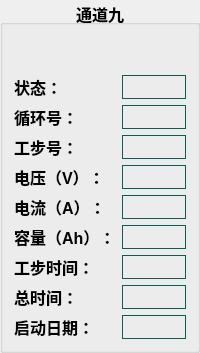
              <widget class="QGroupBox" name="groupBox_8">
               <property name="font">
                <font>
                 <pointsize>12</pointsize>
                 <bold>true</bold>
                </font>
               </property>
               <property name="title">
                <string>通道九</string>
               </property>
               <property name="alignment">
                <set>Qt::AlignCenter</set>
               </property>
               <property name="flat">
                <bool>false</bool>
               </property>
               <property name="checkable">
                <bool>false</bool>
               </property>
               <layout class="QGridLayout" name="gridLayout_17">
                <property name="topMargin">
                 <number>50</number>
                </property>
                <item row="4" column="0">
                 <widget class="QLabel" name="label_288">
                  <property name="styleSheet">
                   <string notr="true">border: none;</string>
                  </property>
                  <property name="text">
                   <string>电流（A）：</string>
                  </property>
                 </widget>
                </item>
                <item row="3" column="0">
                 <widget class="QLabel" name="label_289">
                  <property name="styleSheet">
                   <string notr="true">border: none;</string>
                  </property>
                  <property name="text">
                   <string>电压（V）：</string>
                  </property>
                 </widget>
                </item>
                <item row="0" column="1">
                 <widget class="QLabel" name="label_290">
                  <property name="styleSheet">
                   <string notr="true">border:1px solid #0A5E53;</string>
                  </property>
                  <property name="text">
                   <string/>
                  </property>
                 </widget>
                </item>
                <item row="7" column="1">
                 <widget class="QLabel" name="label_291">
                  <property name="styleSheet">
                   <string notr="true">border:1px solid #0A5E53;</string>
                  </property>
                  <property name="text">
                   <string/>
                  </property>
                 </widget>
                </item>
                <item row="5" column="0">
                 <widget class="QLabel" name="label_292">
                  <property name="styleSheet">
                   <string notr="true">border: none;</string>
                  </property>
                  <property name="text">
                   <string>容量（Ah）：</string>
                  </property>
                 </widget>
                </item>
                <item row="6" column="1">
                 <widget class="QLabel" name="label_293">
                  <property name="styleSheet">
                   <string notr="true">border:1px solid #0A5E53;</string>
                  </property>
                  <property name="text">
                   <string/>
                  </property>
                 </widget>
                </item>
                <item row="2" column="0">
                 <widget class="QLabel" name="label_294">
                  <property name="styleSheet">
                   <string notr="true">border: none;</string>
                  </property>
                  <property name="text">
                   <string>工步号：</string>
                  </property>
                 </widget>
                </item>
                <item row="2" column="1">
                 <widget class="QLabel" name="label_295">
                  <property name="styleSheet">
                   <string notr="true">border:1px solid #0A5E53;</string>
                  </property>
                  <property name="text">
                   <string/>
                  </property>
                 </widget>
                </item>
                <item row="3" column="1">
                 <widget class="QLabel" name="label_296">
                  <property name="styleSheet">
                   <string notr="true">border:1px solid #0A5E53;</string>
                  </property>
                  <property name="text">
                   <string/>
                  </property>
                 </widget>
                </item>
                <item row="7" column="0">
                 <widget class="QLabel" name="label_297">
                  <property name="styleSheet">
                   <string notr="true">border: none;</string>
                  </property>
                  <property name="text">
                   <string>总时间：</string>
                  </property>
                 </widget>
                </item>
                <item row="0" column="0">
                 <widget class="QLabel" name="label_298">
                  <property name="styleSheet">
                   <string notr="true">border: none;</string>
                  </property>
                  <property name="text">
                   <string>状态：</string>
                  </property>
                 </widget>
                </item>
                <item row="1" column="0">
                 <widget class="QLabel" name="label_299">
                  <property name="styleSheet">
                   <string notr="true">border: none;</string>
                  </property>
                  <property name="text">
                   <string>循环号：</string>
                  </property>
                 </widget>
                </item>
                <item row="5" column="1">
                 <widget class="QLabel" name="label_300">
                  <property name="styleSheet">
                   <string notr="true">border:1px solid #0A5E53;</string>
                  </property>
                  <property name="text">
                   <string/>
                  </property>
                 </widget>
                </item>
                <item row="4" column="1">
                 <widget class="QLabel" name="label_301">
                  <property name="styleSheet">
                   <string notr="true">border:1px solid #0A5E53;</string>
                  </property>
                  <property name="text">
                   <string/>
                  </property>
                 </widget>
                </item>
                <item row="6" column="0">
                 <widget class="QLabel" name="label_302">
                  <property name="styleSheet">
                   <string notr="true">border: none;</string>
                  </property>
                  <property name="text">
                   <string>工步时间：</string>
                  </property>
                 </widget>
                </item>
                <item row="1" column="1">
                 <widget class="QLabel" name="label_303">
                  <property name="styleSheet">
                   <string notr="true">border:1px solid #0A5E53;</string>
                  </property>
                  <property name="text">
                   <string/>
                  </property>
                 </widget>
                </item>
                <item row="8" column="1">
                 <widget class="QLabel" name="label_304">
                  <property name="styleSheet">
                   <string notr="true">border:1px solid #0A5E53;</string>
                  </property>
                  <property name="text">
                   <string/>
                  </property>
                 </widget>
                </item>
                <item row="8" column="0">
                 <widget class="QLabel" name="label_305">
                  <property name="styleSheet">
                   <string notr="true">border: none;</string>
                  </property>
                  <property name="text">
                   <string>启动日期：</string>
                  </property>
                 </widget>
                </item>
               </layout>
              </widget>
